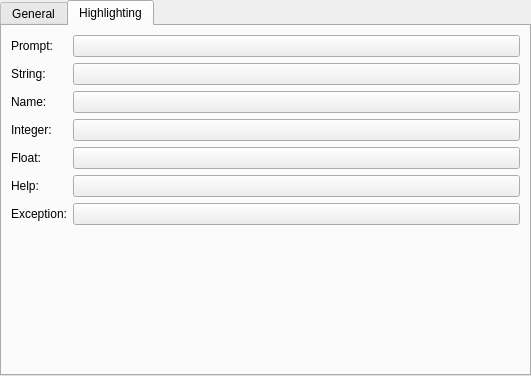
<?xml version="1.0" encoding="UTF-8"?>
<ui version="4.0">
 <class>ConsoleConfig</class>
 <widget class="KTabWidget" name="ConsoleConfig">
  <property name="geometry">
   <rect>
    <x>0</x>
    <y>0</y>
    <width>531</width>
    <height>376</height>
   </rect>
  </property>
  <property name="windowTitle">
   <string>ConsoleConfig</string>
  </property>
  <property name="currentIndex">
   <number>1</number>
  </property>
  <widget class="QWidget" name="generalTab">
   <attribute name="title">
    <string>General</string>
   </attribute>
   <layout class="QGridLayout" name="gridLayout_2">
    <item row="1" column="3">
     <widget class="KLineEdit" name="ps2">
      <property name="whatsThis">
       <string>Continuation prompt</string>
      </property>
      <property name="text">
       <string>...</string>
      </property>
     </widget>
    </item>
    <item row="1" column="1">
     <widget class="KLineEdit" name="ps1">
      <property name="whatsThis">
       <string>Main prompt</string>
      </property>
      <property name="text">
       <string>&gt;&gt;&gt;</string>
      </property>
     </widget>
    </item>
    <item row="1" column="2">
     <widget class="QLabel" name="labelPs2">
      <property name="text">
       <string>Continuation Prompt:</string>
      </property>
      <property name="buddy">
       <cstring>ps2</cstring>
      </property>
     </widget>
    </item>
    <item row="1" column="0">
     <widget class="QLabel" name="labelPs1">
      <property name="text">
       <string>Main Prompt:</string>
      </property>
      <property name="buddy">
       <cstring>ps1</cstring>
      </property>
     </widget>
    </item>
    <item row="0" column="0" colspan="4">
     <widget class="KFontChooser" name="font">
      <property name="whatsThis">
       <string>Main display font</string>
      </property>
     </widget>
    </item>
   </layout>
  </widget>
  <widget class="QWidget" name="coloursTab">
   <attribute name="title">
    <string>Highlighting</string>
   </attribute>
   <layout class="QFormLayout" name="formLayout">
    <item row="0" column="0">
     <widget class="QLabel" name="promptLabel">
      <property name="text">
       <string>Prompt:</string>
      </property>
      <property name="buddy">
       <cstring>promptColour</cstring>
      </property>
     </widget>
    </item>
    <item row="0" column="1">
     <widget class="KColorButton" name="promptColour"/>
    </item>
    <item row="1" column="0">
     <widget class="QLabel" name="stringLabel">
      <property name="text">
       <string>String:</string>
      </property>
      <property name="buddy">
       <cstring>stringColour</cstring>
      </property>
     </widget>
    </item>
    <item row="1" column="1">
     <widget class="KColorButton" name="stringColour"/>
    </item>
    <item row="2" column="0">
     <widget class="QLabel" name="nameLabel">
      <property name="text">
       <string>Name:</string>
      </property>
      <property name="buddy">
       <cstring>nameColour</cstring>
      </property>
     </widget>
    </item>
    <item row="2" column="1">
     <widget class="KColorButton" name="nameColour"/>
    </item>
    <item row="3" column="0">
     <widget class="QLabel" name="integerLabel">
      <property name="text">
       <string>Integer:</string>
      </property>
      <property name="buddy">
       <cstring>integerColour</cstring>
      </property>
     </widget>
    </item>
    <item row="3" column="1">
     <widget class="KColorButton" name="integerColour"/>
    </item>
    <item row="4" column="0">
     <widget class="QLabel" name="floatLabel">
      <property name="text">
       <string>Float:</string>
      </property>
      <property name="buddy">
       <cstring>floatColour</cstring>
      </property>
     </widget>
    </item>
    <item row="4" column="1">
     <widget class="KColorButton" name="floatColour"/>
    </item>
    <item row="5" column="0">
     <widget class="QLabel" name="helpLabel">
      <property name="text">
       <string>Help:</string>
      </property>
      <property name="buddy">
       <cstring>helpColour</cstring>
      </property>
     </widget>
    </item>
    <item row="5" column="1">
     <widget class="KColorButton" name="helpColour"/>
    </item>
    <item row="6" column="0">
     <widget class="QLabel" name="exceptionLabel">
      <property name="text">
       <string>Exception:</string>
      </property>
      <property name="buddy">
       <cstring>exceptionColour</cstring>
      </property>
     </widget>
    </item>
    <item row="6" column="1">
     <widget class="KColorButton" name="exceptionColour"/>
    </item>
   </layout>
  </widget>
 </widget>
 <customwidgets>
  <customwidget>
   <class>KColorButton</class>
   <extends>QPushButton</extends>
   <header>kcolorbutton.h</header>
  </customwidget>
  <customwidget>
   <class>KFontChooser</class>
   <extends>QWidget</extends>
   <header>kfontdialog.h</header>
  </customwidget>
  <customwidget>
   <class>KLineEdit</class>
   <extends>QLineEdit</extends>
   <header>klineedit.h</header>
  </customwidget>
  <customwidget>
   <class>KTabWidget</class>
   <extends>QTabWidget</extends>
   <header>ktabwidget.h</header>
   <container>1</container>
  </customwidget>
 </customwidgets>
 <tabstops>
  <tabstop>ps1</tabstop>
  <tabstop>ps2</tabstop>
  <tabstop>promptColour</tabstop>
  <tabstop>stringColour</tabstop>
  <tabstop>nameColour</tabstop>
  <tabstop>integerColour</tabstop>
  <tabstop>floatColour</tabstop>
  <tabstop>helpColour</tabstop>
  <tabstop>exceptionColour</tabstop>
 </tabstops>
 <resources/>
 <connections/>
</ui>
